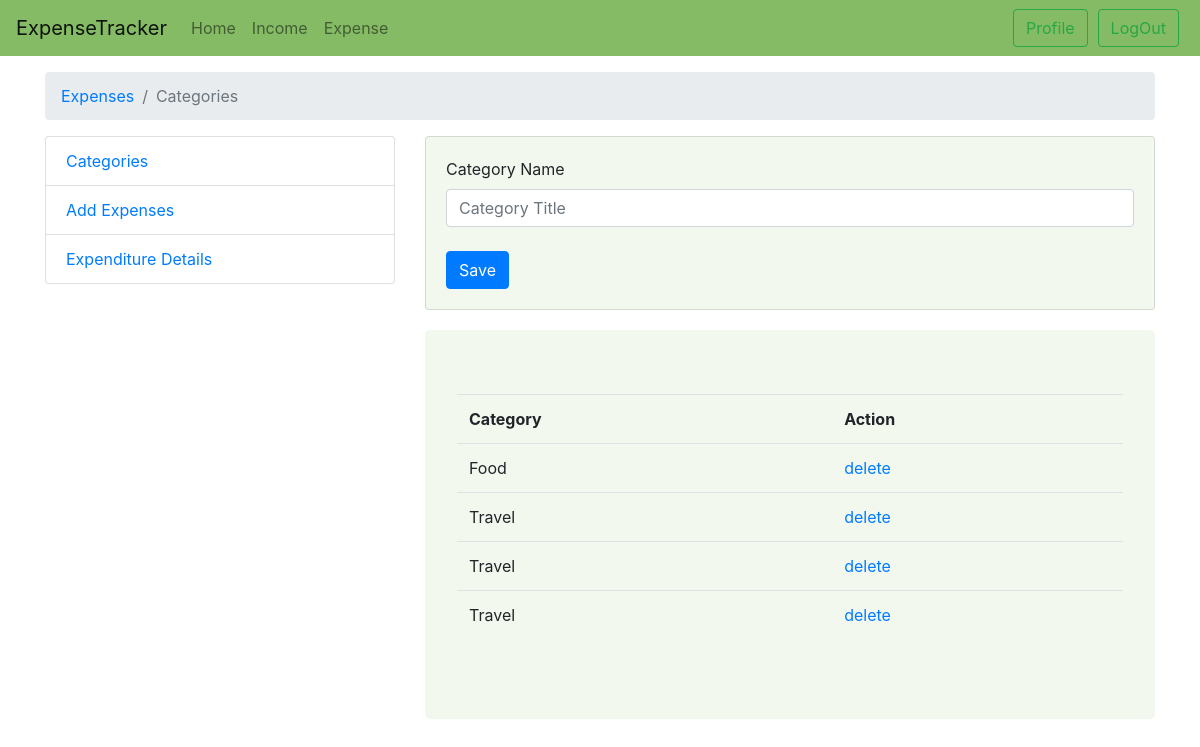
Page /expenses/category/ (signed in) on the earlier database version.
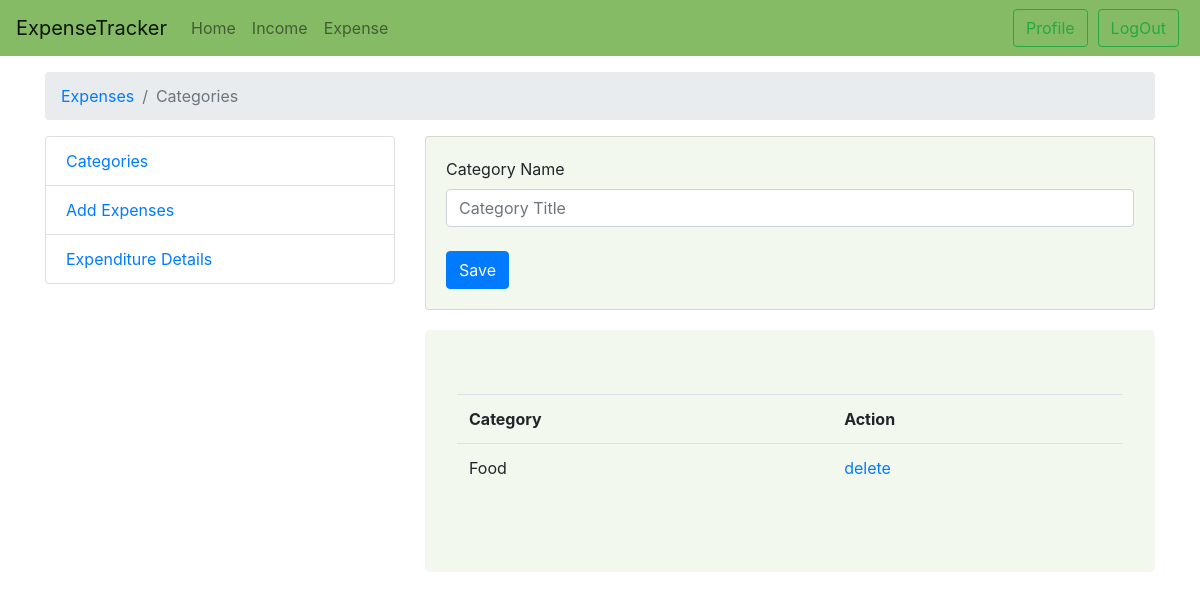
Same page on the later database version.
### expenses/models.py (models this page shows, shortened)
class Category(models.Model):
    title = models.CharField(max_length=30)
    user = models.ForeignKey(User, on_delete=models.CASCADE, default=1)

### expenses/views.py (the view, shortened to what this page needs)
# urls.py: path('category/', views.exp_category, name='exp_category'),
@login_required(login_url='/auth_user')
def exp_category(request):  # Category Page
    data = Category.objects.filter(user_id=request.user.id)
    if request.method == 'GET':
        context = {
            'data': data
        }
        return render(request, 'expenses/exp_category.html', context)

### templates/expenses/exp_category.html (shortened to what this page needs)
{% extends 'master/base.html' %}
{% block 'content' %}
<div class="container pt-3">
      <nav aria-label="breadcrumb">
        <ol class="breadcrumb">
          <li class="breadcrumb-item"><a href="{% url 'expenses_home' %}">Expenses</a></li>
          <li class="breadcrumb-item active" aria-current="page">Categories</li>
        </ol>
      </nav>
    <div class="row">
        {% include 'partials/sidebar.html' %}
        <div class="col-md-8">
            <div class="card card-body"style="background: rgba(133, 187, 101, 0.1); margin-bottom:20px;">
                    <form method="post" action="{%  url 'exp_category' %}">
                        <label>Category Name</label>
                        <input type="text" name="title" class="form-control" placeholder="Category Title">
                        <br>
                        <button type="submit" class="btn btn-primary">Save</button>
                    </form>
            </div>
<div class="jumbotron" style="background: rgba(133, 187, 101, 0.1);">
    <table class="table table-hover">
        <th>Category</th>
        <th>Action</th>
        {% for d in data %}
            <tr>
                <td>{{d.title}}</td>
                <td><a href="#" onclick="_delete('{% url 'category_delete' d.id %}')">delete</a></td>
            </tr>
        {% endfor %}
    </table>
</div>
        </div>
    </div>
</div>
{% endblock %}

Differences in the rows shown:
removed Category: title "Travel"
removed Category: title "Travel"
removed Category: title "Travel"
